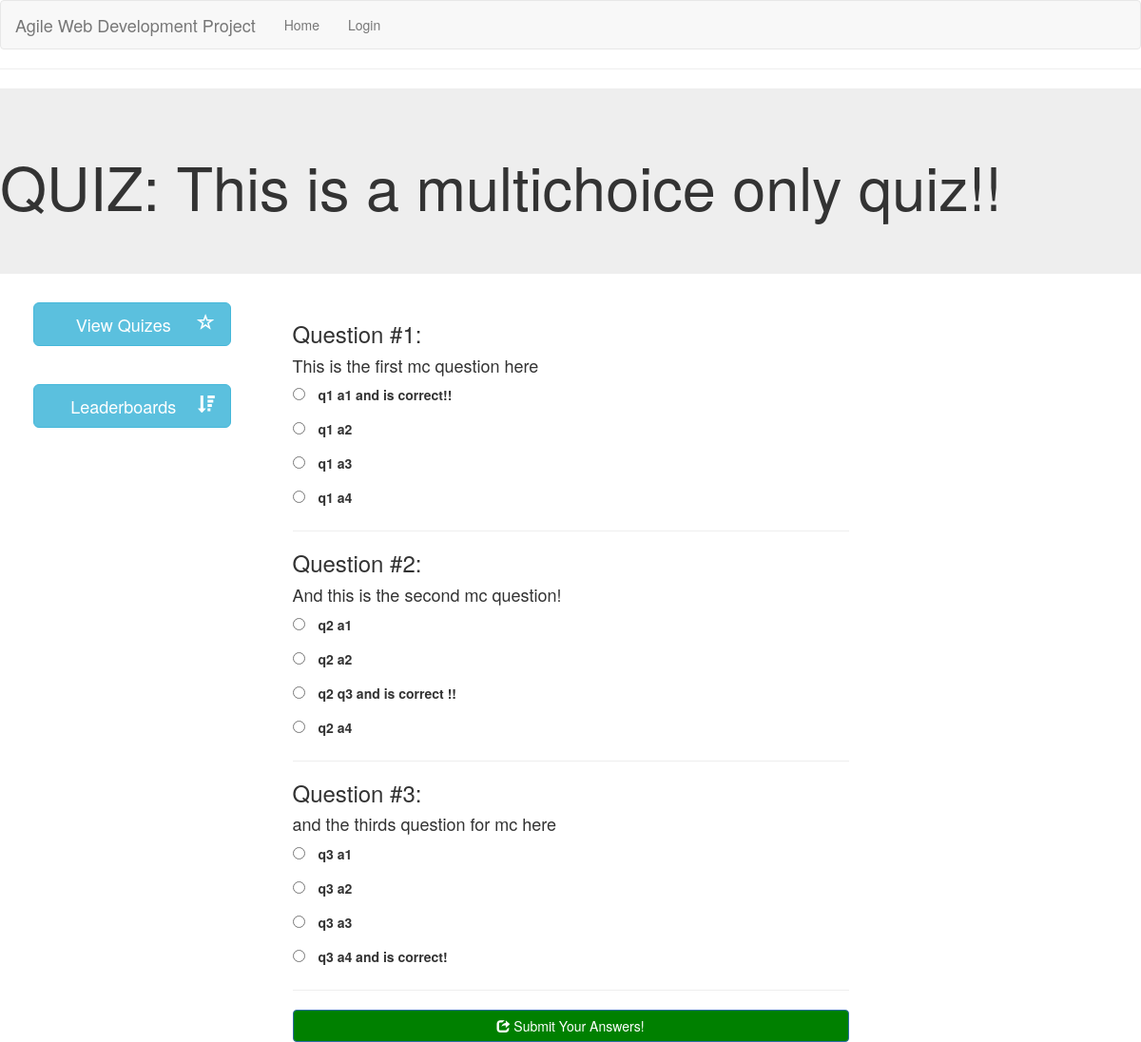
The page /take_quiz?quiz=1 on the database its author committed.
### app/models.py (models this page shows, shortened)
class Qset(db.Model):
    id = db.Column(db.Integer, primary_key=True)
    title = db.Column(db.String(128))
    is_active = db.Column(db.Boolean)

class Question(db.Model):
    id = db.Column(db.Integer, primary_key=True)
    qset_id = db.Column(db.Integer, db.ForeignKey('qset.id'))
    question = db.Column(db.String(256))
    is_multichoice = db.Column(db.Boolean)

class Multichoice(db.Model):
    id = db.Column(db.Integer, primary_key=True)
    question_id = db.Column(db.Integer, db.ForeignKey('question.id'))
    answer_selection = db.Column(db.String(128))
    is_correct = db.Column(db.Boolean)

### app/routes.py (the view, shortened to what this page needs)
@app.route('/take_quiz', methods=['GET', 'POST'])
def take_quiz():
    user_id = current_user.get_id()
    qset_id = request.args.get('quiz')
    qset = Qset.query.filter_by(id=qset_id).first()
    questions = Question.query.filter_by(qset_id=int(qset_id)).all()
    multichoice = []
    for q in questions:
        if q.get_multichoice:
            multichoice.append(Multichoice.query.filter_by(question_id=q.id).all())
    form = TakeQuizForm()
    review_flag = False
    i = 0
    return render_template('render_quiz.html', title='Take this Quiz', quiz=qset, questions=questions, multichoice=multichoice, form=form)

### app/forms.py
class TakeQuizForm(FlaskForm):
    class Meta:
        csrf = False
    answer_for_q = FieldList(FormField(TakeQuizAnswerForm), min_entries=1, validators=None)
    submit = SubmitField('Submit Your Answers!')

class TakeQuizAnswerForm(FlaskForm):
    class Meta:
        csrf = False
    answer = StringField('Answer', validators=[DataRequired()])

### app/templates/render_quiz.html
{% extends "base.html" %}
{% block content %}
<div class="jumbotron">
    <h1>QUIZ: {{ quiz.title }}</h1>
</div>
{% set count_q = namespace(value=1) %}
{% set count = namespace(value=0) %}
<div class="row">
    <div class="col-sm-3">
        {% include 'side_menu.html' %}
    </div>
    <div class="col-sm-6">
        <form action="" method="post" novalidate>
            {% for q in questions %}
                <h3>Question #{{ count_q.value }}:</h3>
                <h4>{{ q.question }}</h3>
                {% if q.is_multichoice %}
                    {% set count_mc = namespace(value=0) %}
                    {% for q in multichoice[count.value] %}
                        <p><input type="radio" name="answer_for_q-{{ count.value }}-answer", value="{{ q.id }}">
                            <label style='margin-left: 10px;'>{{ q.answer_selection }}</label></p>
                        {% set count_mc.value = count_mc.value + 1 %}
                    {% endfor %}
                {% else %}
                    <textarea style="width: 85%;" name="answer_for_q-{{ count.value }}-answer"></textarea>
                {% endif %}
                <hr>
                {% set count.value = count.value + 1 %}
                {% set count_q.value = count_q.value + 1 %}
            {% endfor %}
            <button class="btn btn-primary btn-block" style="background-color: green;">
            <span class="glyphicon glyphicon-share"></span> Submit Your Answers!</button>
        </form>
    </div>
    <div class="col-sm-3">
    </div>
</div>
{% endblock %}

### rows shown on the page
Qset: title "This is a multichoice only quiz!!"
Question: value "1", question "This is the first mc question here"
Multichoice: answer_selection "q1 a1 and is correct!!"
Multichoice: answer_selection "q1 a2"
Multichoice: answer_selection "q1 a3"
Multichoice: answer_selection "q1 a4"
Question: value "2", question "And this is the second mc question!"
Multichoice: answer_selection "q2 a1"
Multichoice: answer_selection "q2 a2"
Multichoice: answer_selection "q2 q3 and is correct !!"
Multichoice: answer_selection "q2 a4"
Question: value "3", question "and the thirds question for mc here"
Multichoice: answer_selection "q3 a1"
Multichoice: answer_selection "q3 a2"
Multichoice: answer_selection "q3 a3"
Multichoice: answer_selection "q3 a4 and is correct!"
